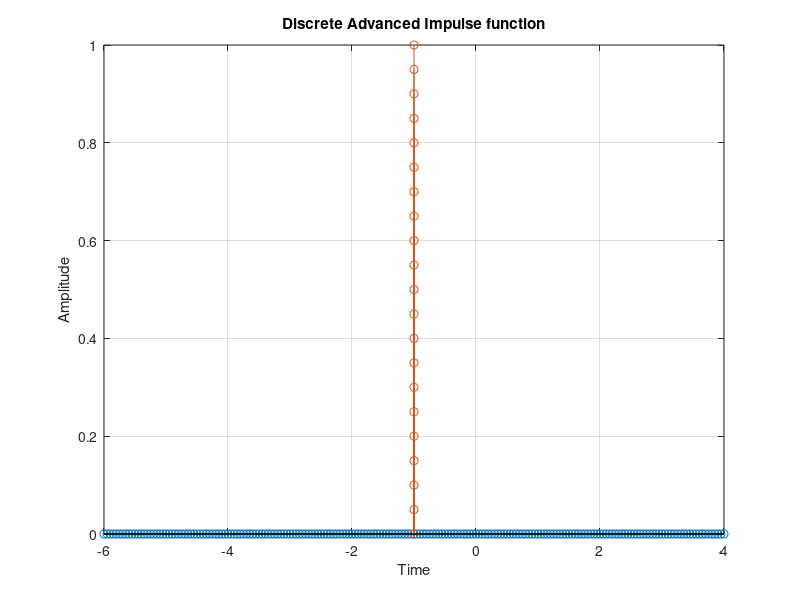

Reproduce this figure in MATLAB.
T = input("Enter the time : ");

t = -T : 0.05 : T;
y = 0*t;
stem(t-1,y)
hold on

y = 0 : 0.05 : 1;
t = -1+0*y;
stem(t,y)
hold on

grid on

xlabel("Time")
ylabel("Amplitude")
title("Discrete Advanced Impulse function")
